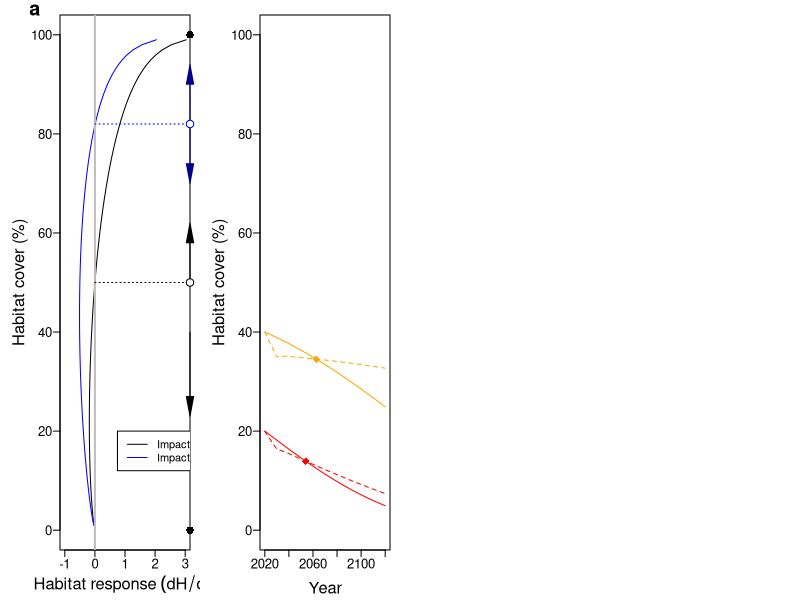

Write the R code that produced this figure. (Note: this script raises an error after producing the figure.)
##################################################################################################

# The following script is to reproduce Figure 2 in the manuscript. 
# The four panels are plotted in sequence, and saved in the default working directory.

##################################################################################################

# First, begin by installing the require packages.

# 'deSolve' is required to solve the differential equation
# 'shape' is required to include the specialised arros that denote the phase plane.
install.packages(c("deSolve", "shape"), dependencies = TRUE)

# load packages
library(deSolve)
library(shape)


# Set all the default parameters for the model
a <- 1.5; i <- 0.01; T <- 10; d <- 0.03

# Define the name of the plot (plus dimensions); alrernative directories can be identified here
png(filename="Fig2.png",width=32,height=8,units="cm",res=300)

# Set plot margins and layouts
par(mai=c(0.5,0.6,0.15,0.1))
par(mfrow=c(1,4))

###############################################
#                                             #
#                 Panel A                     #
#                                             #
###############################################

H <- 0:100      # Create a vector of habitat cover, from 0% to 100%

# Simulate the expected habitat response (dH/dt) for each level of H for the counterfactual and impact scenarios
H_counter <- (((log(H/(100-H)))/100) * (1/a))*H
H_impact <- ((((log(H/(100-H)))/100) * (1/a))*H) - (i*H)

# Make base plots
plot(H~H_counter,type="l",las=1, cex.axis=1.2, cex.lab= 1.5, mgp=c(2.5,0.6,0), xlab= expression(Habitat~response~(dH/dt)),
     ylab="Habitat cover (%)",col="black",ylim=c(0,100),xlim=c(-1,3))
lines(H~H_impact,col="blue",lty=1)
# Add grey line to denote zero response (i.e. equilibria)
abline(v=0,lwd=2,col="grey")

# Add dashed lines that link the equilibria pointss to the phase plane denoted on the secondary vertical axis
lines(c(0,(par("usr")[2])),c(H[which(H_impact>=0)[1]],H[which(H_impact>=0)[1]]),lty=3,col="blue")
lines(c(0,(par("usr")[2])),c(50,50),lty=3)

# Add arrows to the phase plane that denote habitat responses relative to equilbrium points (requires 'shape' package)
Arrows(x0 = (par("usr")[2]), x1 = (par("usr")[2]),y0 = 50,y1=60,las = 1, xpd = TRUE,arr.type="triangle", arr.width=0.15)
Arrows(x0 = (par("usr")[2]), x1 = (par("usr")[2]),y0 = 40,y1=25,las = 1, xpd = TRUE,arr.type="triangle", arr.width=0.15)
Arrows(x0 = (par("usr")[2]), x1 = (par("usr")[2]),y0 = 80,y1=H[which(H_impact>=0)[1]]+10,las = 1, xpd = TRUE,arr.type="triangle", arr.width=0.15, col="darkblue")
Arrows(x0 = (par("usr")[2]), x1 = (par("usr")[2]),y0 = 80,y1=H[which(H_impact>=0)[1]]-10,las = 1, xpd = TRUE,arr.type="triangle", arr.width=0.15, col="darkblue")

# Add solid and open points to denote stable and unstable equilibria, respectively, to the pahse plane 
points(x = (par("usr")[2]), y = 50, pch = 21, cex=1.5, col = "black",las = 1, xpd = TRUE,bg="white")
points(x = (par("usr")[2]), y = 100, pch = 16, cex=1.5, col = "black",las = 1, xpd = TRUE)
points(x = (par("usr")[2]), y = 0, pch = 16, cex=1.5, col = "black",las = 1, xpd = TRUE)
points(x = (par("usr")[2]), y = H[which(H_impact>=0)[1]], pch = 21, cex=1.5, col = "blue",bg="white",las = 1, xpd = TRUE)

# Add a legend to the plot
legend(0.75,20,lty=1,legend=c("Impact (i) = 0","Impact (i) = 0.01"),col=c("black","blue"),cex=1)

# Add the panel label
text(-2,105,"a",font=2,cex=1.8,las = 1, xpd = TRUE)



###############################################
#                                             #
#                 Panel B                     #
#                                             #
###############################################

# To begin this panel, it is first necessary to define all the derivative equations that need to be solved

#-----------------------------
# The derivative functions
#-----------------------------

# The counterfactual is only defined according to the dynamics of a logit function
eco_counter <- function(t, H, parms) {
  dH <- (((log(H/(100-H)))/100) * (1/a) * H )  
  list(dH, dy = dH,i)
}

# The mitigation scenario is include delayed (lagged) compensation as soon as the time of the simulation is longer than parameter T 
eco_mitigate <- function(t, H, parms) {
  if (t < T)
    lag <- 0
  else
    lag <- lagvalue(t - T)
  
  dH <- (((log(H/(100-H)))/100) * (1/a) * H ) - (i * H) + (i * lag *(1+d)^T)
  list(dH, dy = dH,i)
}


########################
########################

# Define the time series and increment ('by' defines the time increment, lower values result in smoother curves)
times <- seq(0, 100, by = .1)

startH <- 20    # Define the Starting habitat cover

# Solve the equations numerically to get a time-series for the counterfactual (tcf) and mitigation (tmit) scenarios
tcf <- dede(y = startH, times = times, func = eco_counter, parms = NULL, atol = 1e-10)
tmit <- dede(y = startH, times = times, func = eco_mitigate, parms = NULL, atol = 1e-10)

# Cap the maximum results to 100 (i.e. maximum percentage vegetation cover) 
CF <- tcf[,2] 
CF[which(CF=="NaN")] <- 100
CF[which(CF>100)] <- 100

# Cap the maximum results to 100 (i.e. maximum percentage vegetation cover) 
Mit <- tmit[,2] 
Mit[which(Mit=="NaN")] <- 100
Mit[which(Mit>100)] <- 100

# Plot the trajecotries for the scenarios at starting habitat cover of 20%
plot(times+2020,CF,type="l",las=1, cex.axis=1.2, cex.lab= 1.5, mgp=c(2.5,0.6,0), xlab="Year",
     ylab="Habitat cover (%)",col="red",ylim=c(0,100))
lines(times+2020,Mit,lty=2,col="red")
# Add point where curves intersect
points(times[which((CF-Mit)<=0)[2]]+2020,CF[which((CF-Mit)<=0)[2]], cex=1.5,pch=18,col="red")

######################################################

# Repeat sequence for different starting habitat

######################################################

startH <- 40    # Define the Starting habitat cover

# Solve the equations numerically to get a time-series for the counterfactual (tcf) and mitigation (tmit) scenarios
tcf <- dede(y = startH, times = times, func = eco_counter, parms = NULL, atol = 1e-10)
tmit <- dede(y = startH, times = times, func = eco_mitigate, parms = NULL, atol = 1e-10)

# Cap the maximum results to 100 (i.e. maximum percentage vegetation cover) 
CF <- tcf[,2] 
CF[which(CF=="NaN")] <- 100
CF[which(CF>100)] <- 100

# Cap the maximum results to 100 (i.e. maximum percentage vegetation cover) 
Mit <- tmit[,2] 
Mit[which(Mit=="NaN")] <- 100
Mit[which(Mit>100)] <- 100

# Plot the trajectories for the scenarios at starting habitat cover of 40%
lines(times+2020,CF,lty=1,col="orange")
lines(times+2020,Mit,lty=2,col="orange")
# Add point where curves intersect
points(times[which((CF-Mit)<=0)[2]]+2020,CF[which((CF-Mit)<=0)[2]], cex=1.5,pch=18,col="orange")


######################################################

# Repeat sequence for different starting habitat

######################################################

startH <- 60    # Define the Starting habitat cover

# Solve the equations numerically to get a time-series for the counterfactual (tcf) and mitigation (tmit) scenarios
tcf <- dede(y = startH, times = times, func = eco_counter, parms = NULL, atol = 1e-10)
tmit <- dede(y = startH, times = times, func = eco_mitigate, parms = NULL, atol = 1e-10)

# Cap the maximum results to 100 (i.e. maximum percentage vegetation cover) 
CF <- tcf[,2] 
CF[which(CF=="NaN")] <- 100
CF[which(CF>100)] <- 100

# Cap the maximum results to 100 (i.e. maximum percentage vegetation cover) 
Mit <- tmit[,2] 
Mit[which(Mit=="NaN")] <- 100
Mit[which(Mit>100)] <- 100

# Plot the trajectories for the scenarios at starting habitat cover of 60%
lines(times+2020,CF,lty=1,col="gold")
lines(times+2020,Mit,lty=2,col="gold")
# Add point where curves intersect
points(times[which((CF-Mit)<=0)[2]]+2020,CF[which((CF-Mit)<=0)[2]], cex=1.5,pch=18,col="gold")


######################################################

# Repeat sequence for different starting habitat

######################################################

startH <- 80    # Define the Starting habitat cover

# Solve the equations numerically to get a time-series for the counterfactual (tcf) and mitigation (tmit) scenarios
tcf <- dede(y = startH, times = times, func = eco_counter, parms = NULL, atol = 1e-10)
tmit <- dede(y = startH, times = times, func = eco_mitigate, parms = NULL, atol = 1e-10)

# Cap the maximum results to 100 (i.e. maximum percentage vegetation cover) 
CF <- tcf[,2] 
CF[which(CF=="NaN")] <- 100
CF[which(CF>100)] <- 100

# Cap the maximum results to 100 (i.e. maximum percentage vegetation cover) 
Mit <- tmit[,2] 
Mit[which(Mit=="NaN")] <- 100
Mit[which(Mit>100)] <- 100

# Plot the trajectories for the scenarios at starting habitat cover of 80%
lines(times+2020,CF,lty=1,col="darkgreen")
lines(times+2020,Mit,lty=2,col="darkgreen")
# Add point where curves intersect
points(times[which((CF-Mit)<=0)[2]]+2020,CF[which((CF-Mit)<=0)[2]], cex=1.5,pch=18,col="darkgreen")

##################################################

# Add dashed line to indicate mitigation delay
abline(v=T+2020,lty=2,lwd=2)

# Add points and arrows to denote the phase plane
points(x = (par("usr")[2]), y = 50, pch = 21, cex=1.5, col = "black",las = 1, xpd = TRUE,bg="white")
points(x = (par("usr")[2]), y = 100, pch = 16, cex=1.5, col = "black",las = 1, xpd = TRUE)
points(x = (par("usr")[2]), y = 0, pch = 16, cex=1.5, col = "black",las = 1, xpd = TRUE)

Arrows(x0 = (par("usr")[2]), x1 = (par("usr")[2]),y0 = 60,y1=75,las = 1, xpd = TRUE,arr.type="triangle", arr.width=0.15)
Arrows(x0 = (par("usr")[2]), x1 = (par("usr")[2]),y0 = 40,y1=25,las = 1, xpd = TRUE,arr.type="triangle", arr.width=0.15)


# Add a legend
legend(2070,70,lty=c(1,2),legend=c("Counterfactual","Mitigation"),cex=1)

# Label the plot panel
text(1995,105,"b",font=2,cex=1.8,las = 1, xpd = TRUE)


###############################################
#                                             #
#                 Panel C                     #
#                                             #
###############################################


# This panel inherits the differntial equations from above

# Define all the starting values for habitat cover
# Note: These are integers (excluding stable equilibria) in order to define the plot surface
startH <- seq(1,99,by=1)

# Define the time sequence
# Note: These are integers in order to define the plot surface
times <- seq(0, 100, by = 1)

# Creat a blank output matrix that records the mitigation debt
output <- matrix(NA,ncol=length(times),nrow=length(startH))

# Run a loop that solves the differential equations for every starting level of habitat cover
for (k in 1:length(startH)) {

# Solve equations for counterfactual and mitigation scenarios  
  tcf <- dede(y = startH[k], times = times, func = eco_counter, parms = NULL, atol = 1e-10)
  tmit <- dede(y = startH[k], times = times, func = eco_mitigate, parms = NULL, atol = 1e-10)
  
 # Cap maximum habitat cover to 100% 
  CF <- tcf[,2] 
  CF[which(CF=="NaN")] <- 100
  CF[which(CF>100)] <- 100
  
  Mit <- tmit[,2] 
  Mit[which(Mit=="NaN")] <- 100
  Mit[which(Mit>100)] <- 100

# Record the mitgation debt for the time series to the blanck output matrix
  output[k,] <- CF - Mit 
}

# The panel is actually a scatterplot, so define the x- and y-values for each combination of time and starting habitat
yval <- rep(1:99,rep(101,99))
xval <- rep(2020:2120,99)

# Convert the output matrix to a vextor (z-values) that will define the colout of mitigation debt
zval <- as.vector(t(output))

# Define a colour ramp 
ramp <- colorRampPalette(c("darkblue","blue","white","red","darkred"),interpolate="linear")(41)


# The following function identifies the time where NNL is achieved
# While seemingly simple, it is based on the trasition from net loss to net gain (becasue exact NNL, where the difference between scenarios is zero,
# ... is quite rare). Therefore, it first replaced perfect NNL with a small net gain, then multiplies sequential
# ... time value. Thus, the time where the product is negative denotes the transition from net loss to net gain.
nnl <- rep(NA,99)
for (l in 1:99){
  vr1 <- output[l,]
  vr1[which(vr1==0)] <- -0.00000001
  vr1[1] <- 0
  vr2 <- rep(NA,99)
  
  for (j in 1:99) {
    vr2[j] <- vr1[j]*vr1[j+1]
  }
  if (min(vr2)<0) {
    nnl[l]<-which(vr2<0)
  } else {nnl[l] <- 0}
}

# This makes the plot for each combination ot time and starting habitat, colouring the points according to the mitigation debt
plot(xval,yval,pch=15,cex=0.48, las=1, cex.axis=1.2, cex.lab= 1.5, mgp=c(2.5,0.6,0), xlab="Year",
     ylab="Starting habitat cover (%)",col=ramp[ceiling(zval+21)])

# Add the grey line to denote NNL (i.e. the transition from net loss to net gain)
lines(nnl+2020,c(1:99),lty=3,lwd=2,col="darkgrey")

# Add line for delayed compensation
abline(v=T+2020,lty=2,lwd=2)

# Add legend
legend(2095,100,pch=15,col=c("darkblue","blue","grey","red","darkred"),legend=c("+20","+10","0","-10","-20"),cex=1)

# Add points and arrows to denote the phase plane
points(x = (par("usr")[2]), y = 50, pch = 21, cex=1.5, col = "black",las = 1, xpd = TRUE,bg="white")
points(x = (par("usr")[2]), y = 100, pch = 16, cex=1.5, col = "black",las = 1, xpd = TRUE)
points(x = (par("usr")[2]), y = 0, pch = 16, cex=1.5, col = "black",las = 1, xpd = TRUE)
Arrows(x0 = (par("usr")[2]), x1 = (par("usr")[2]),y0 = 60,y1=75,las = 1, xpd = TRUE,arr.type="triangle", arr.width=0.15)
Arrows(x0 = (par("usr")[2]), x1 = (par("usr")[2]),y0 = 40,y1=25,las = 1, xpd = TRUE,arr.type="triangle", arr.width=0.15)

# Incorporate panel label 
text(1995,105,"c",font=2,cex=1.8,las = 1, xpd = TRUE)



###############################################
#                                             #
#                 Panel D                    #
#                                             #
###############################################

# This panel requires the simulated data used to identify the mitigation space
# ... (i.e. the combination of Mitigation delay (T) and Impact (i) that allow for NNL)

# Read the data from file
space<- read.table("NNLSpaceHabitat.txt",header=TRUE, sep="\t", na.strings="NA", dec=".", strip.white=TRUE)

# Make the plot, beginning with starting habitat cover of 70%
plot(space$Delay_70,space$Impact_70,type="l",ylim=c(0,.15),xlim=c(0,30),xlab="Mitigation delay (T)",
     cex.axis=1.2, cex.lab= 1.5, mgp=c(2.5,0.6,0),las=1,ylab="Impact (i)",col="lightblue")

# Add a polygon to denote Net los by 2050 (added first before the other lines, which will be ploted above this polygon)
polygon(c(space$Delay_95,30),c(space$Impact_95,0.15),col="lightgrey",border=F)

# Sequentially add lines for different starting habitat cover
lines(space$Delay_75,space$Impact_75,col="lightblue",lty=2)
lines(space$Delay_80,space$Impact_80,col="blue")
lines(space$Delay_85,space$Impact_85,col="blue",lty=2)
lines(space$Delay_90,space$Impact_90,col="darkblue")
lines(space$Delay_95,space$Impact_95,col="darkblue",lty=2)

# Add a label to show that shaded polygon implies net loss
text(19,0.07,"Net loss by 2050",cex=1.5)

# Add a legend
legend(16,0.147,lty=c(2,1), 
	col=c("darkblue", "darkblue","blue","blue","lightblue","lightblue"),
	legend=c("95 (+2%)","90 (+1.5%)","85 (+1.2%)","80 (+0.9%)","75 (+0.7%)","70 (+0.6%)"),cex=1)

# Label the panel
text(-7.5,0.1585,"d",font=2,cex=1.8,las = 1, xpd = TRUE)

# Close the plotting device to save plot to file
dev.off()
